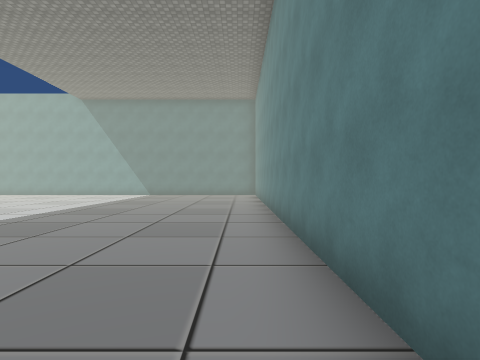
[1] (above)

22 first-person views from a walk through a Unity game level. The camera is 1.5 m above the floor, looks level and sees 80° across. The floor is counted in squares, 2 m on a side. Each view is taken from the middle of a square. On the plan, view 1 faces up. The plan holds only what a view shows up to about 10 squares ahead; the rest is blank. The place goes on beyond the plan. The player character is not drawn. Some surface patterns are stand-ins.

[2]
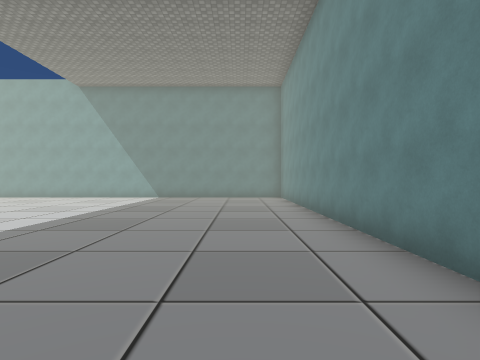

[3]
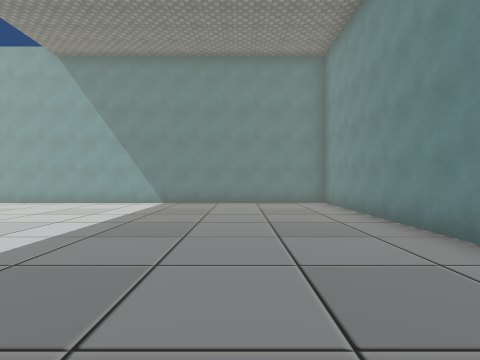

[4]
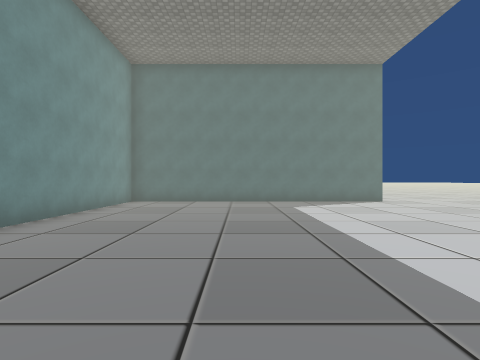

[5]
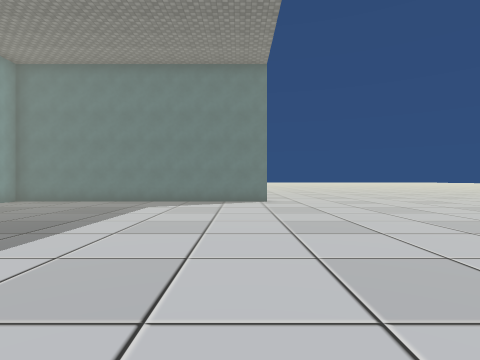

[6]
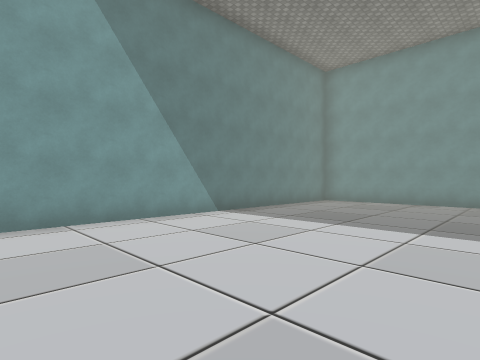

[7]
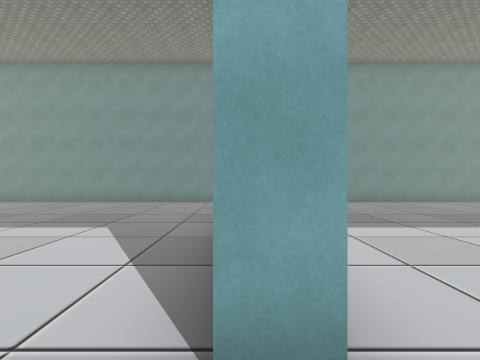

[8]
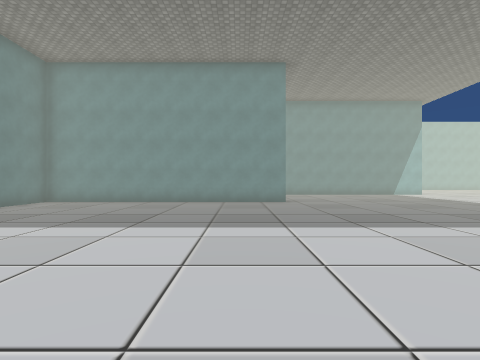

[9]
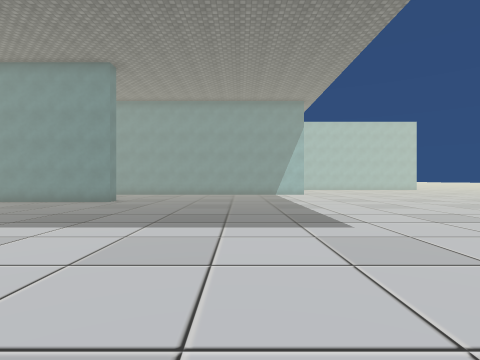

[10]
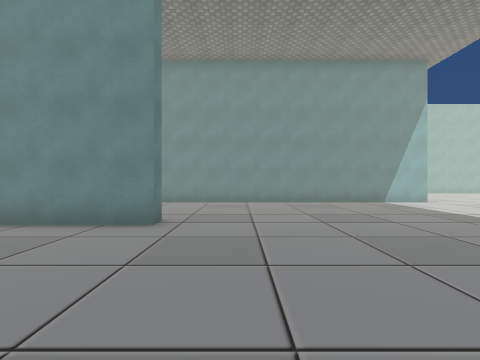

[11]
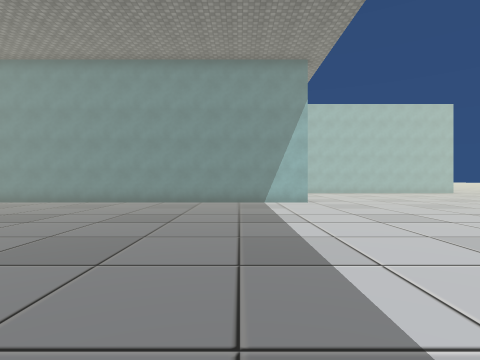

[12]
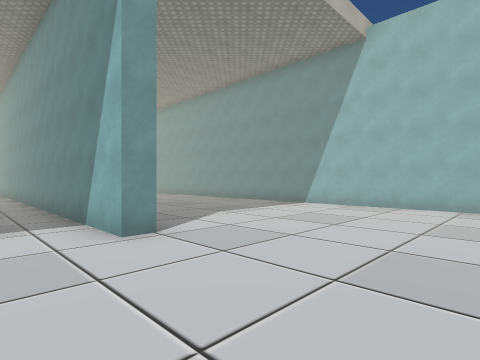

[13]
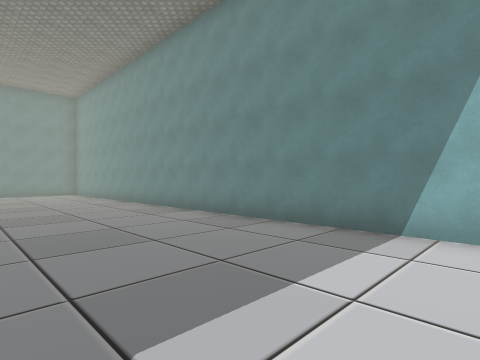

[14]
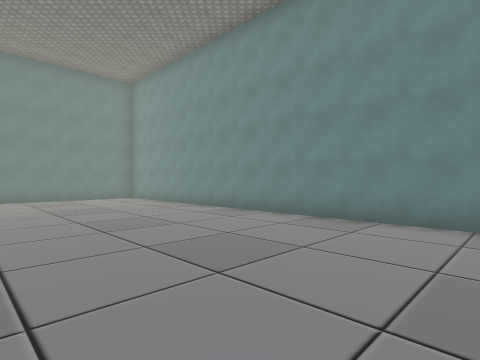

[15]
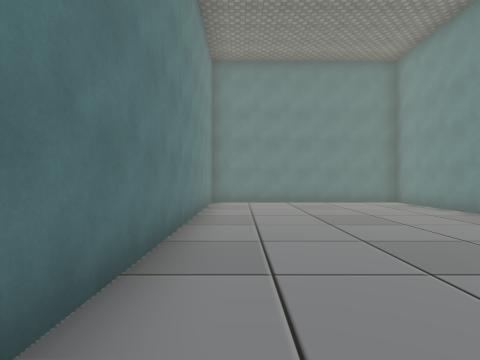

[16]
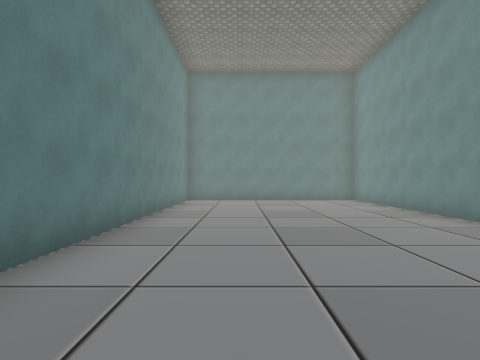

[17]
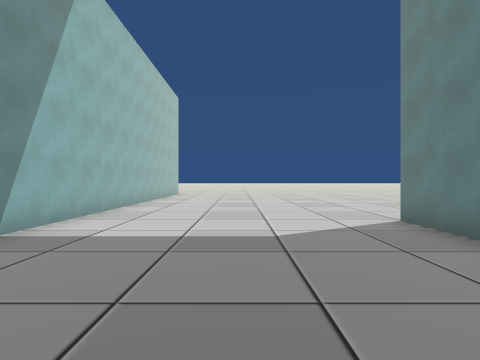

[18]
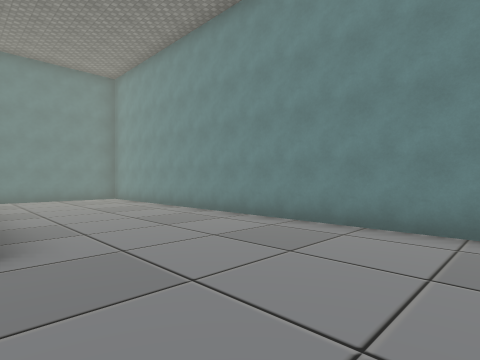

[19]
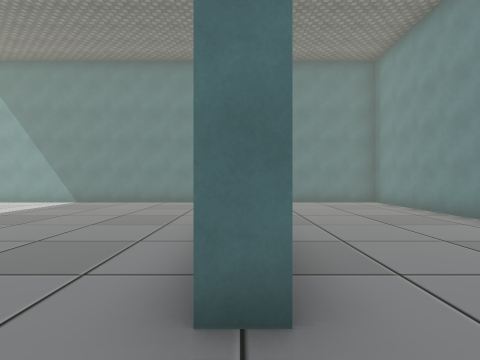

[20]
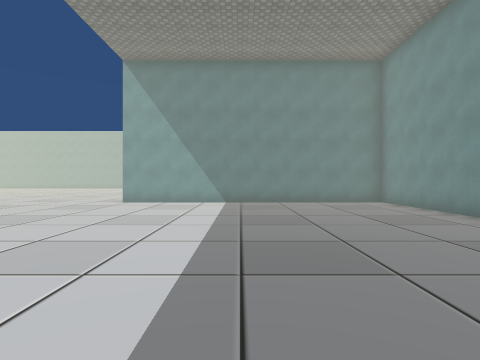

[21]
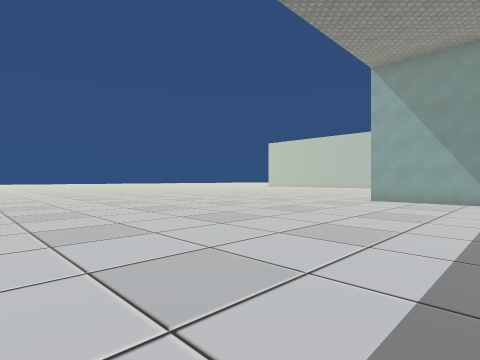

[22]
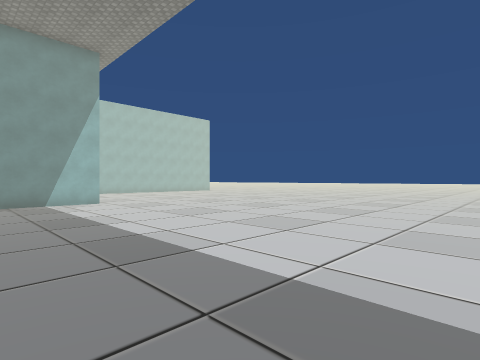

### Floor plan
Points are (right, up) in squares from view 1. A wall is a line through its corners. A room is listed if a view was taken in it or the views show most of it. See-through windows are left out.
Room 1 (views 1, 2, 3, 4, 5, 6)
walls: (-7.9, -0.9) (0.8, -0.9) (0.8, 14.3) (-9.5, 14.3)
ways out: opening at (-8.5, -1) to room 2
Room 2 (views 7, 8, 9, 10, 11, 12, 13, 14, 15, 16, 17, 18, 19, 20, 21, 22)
walls: (1.4, -9.6) (0.8, -9.6) (0.8, -1.4) (-7.9, -1.4) (-7.9, -0.9); (6.1, -15.5) (6.1, -17.3) (5.6, -17.3) (5.6, -1.4) (2, -1.4); (12.3, -21.5) (12.3, -1.4) (6.1, -1.4) (6.1, -9.9)
ways out: opening at (-8.5, -1) to room 1

Positions as (right, up) in squares from view 1, and headings:
1: (0, 0), facing up
2: (-1, 2), facing up
3: (-2, 5), facing up
4: (-3, 9), facing down
5: (-7, 9), facing down
6: (-9, 9), facing up-right
7: (-9, -1), facing right
8: (-9, -8), facing right
9: (-9, -14), facing right
10: (-4, -11), facing right
11: (-4, -15), facing right
12: (4, -21), facing up-right
13: (8, -17), facing up-right
14: (7, -13), facing up-right
15: (7, -11), facing up
16: (8, -12), facing up
17: (9, -12), facing down
18: (1, -13), facing up-right
19: (1, -11), facing up
20: (-4, -11), facing up
21: (-4, -12), facing up-left
22: (-4, -14), facing down-right
